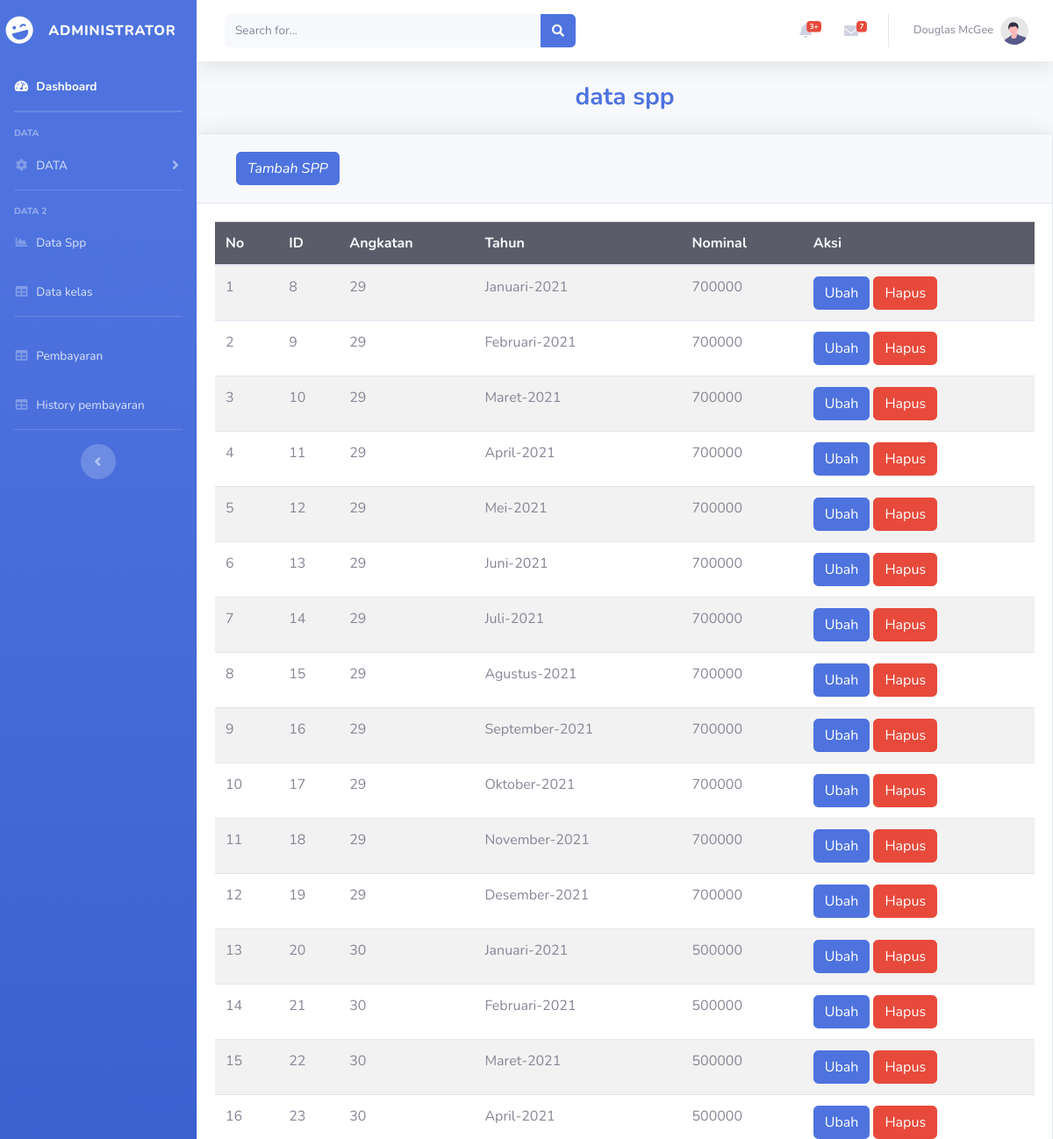
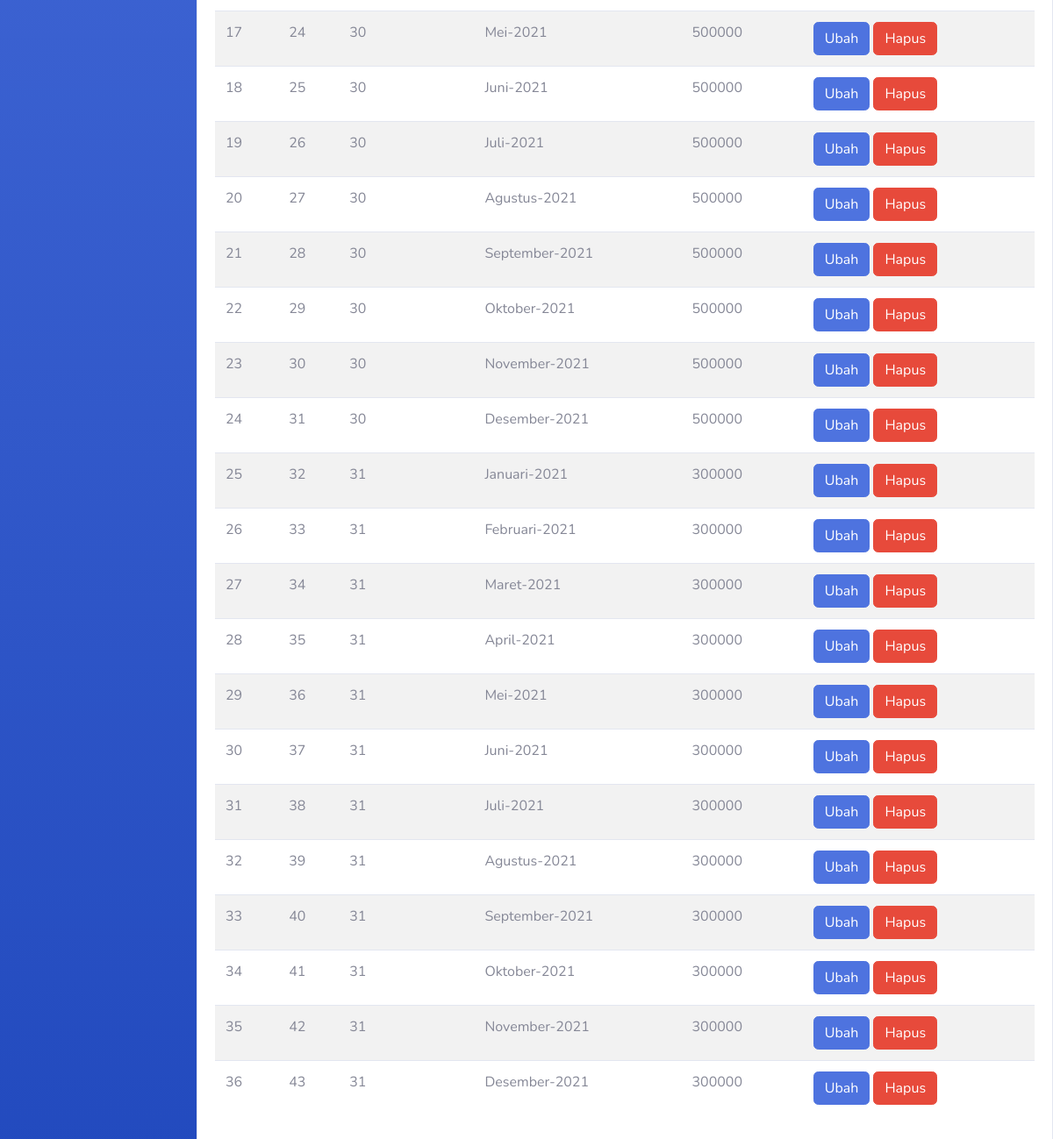
/administrator/data_spp.php (signed in), run on the app's committed database (2 pictures, top to bottom).
### tables this page shows
CREATE TABLE `spp` (
  `id_spp` int(11) NOT NULL,
  `angkatan` int(2) NOT NULL,
  `tahun` varchar(225) NOT NULL,
  `nominal` int(11) NOT NULL
);

### administrator/data_spp.php (the view, shortened to what this page needs)
<!DOCTYPE html>
<html lang="en">
<head>
    <link href="vendor/fontawesome-free/css/all.min.css" rel="stylesheet" type="text/css">
    <link href="css/sb-admin-2.min.css" rel="stylesheet">
</head>
<body id="page-top">
    <div id="wrapper">
        <ul class="navbar-nav bg-gradient-primary sidebar sidebar-dark accordion" id="accordionSidebar">
            <a class="sidebar-brand d-flex align-items-center justify-content-center" href="halaman_administrator.php">
                <div class="sidebar-brand-icon rotate-n-15">
                    <i class="fas fa-laugh-wink"></i>
                </div>
                <div class="sidebar-brand-text mx-3">ADMINISTRATOR</div>
            </a>
             <li class="nav-item active">
                <a class="nav-link" href="halaman_administrator.php">
                    <i class="fas fa-fw fa-tachometer-alt"></i>
                    <span>Dashboard</span></a>
            </li>
            <hr class="sidebar-divider my-0">
            <hr class="sidebar-divider">
            <div class="sidebar-heading">
                DATA
            </div>
            <li class="nav-item">
                <a class="nav-link collapsed" href="#" data-toggle="collapse" data-target="#collapseUtilities"
                    aria-expanded="true" aria-controls="collapseUtilities">
                    <i class="fas fa-fw fa-cog"></i>
                    <span>DATA</span>
                </a>
            </li>
            <hr class="sidebar-divider">
            <div class="sidebar-heading">
                Data 2
            </div>
            <li class="nav-item">
                <a class="nav-link" href="data_spp.php">
                    <i class="fas fa-fw fa-chart-area"></i>
                    <span>Data Spp</span></a>
            </li>
            <li class="nav-item">
                <a class="nav-link" href="data_kelas.php">
                    <i class="fas fa-fw fa-table"></i>
                    <span>Data kelas</span></a>
            </li>
            <hr class="sidebar-divider">
            <li class="nav-item">
                <a class="nav-link" href="pembayaran.php">
                    <i class="fas fa-fw fa-table"></i>
                    <span>Pembayaran</span></a>
            </li>
            <li class="nav-item">
                <a class="nav-link" href="history.php">
                    <i class="fas fa-fw fa-table"></i>
                    <span>History pembayaran</span></a>
            </li>
            <hr class="sidebar-divider d-none d-md-block">
            <div class="text-center d-none d-md-inline">
                <button class="rounded-circle border-0" id="sidebarToggle"></button>
            </div>
        </ul>
        <div id="content-wrapper" class="d-flex flex-column">
            <div id="content">
                <nav class="navbar navbar-expand navbar-light bg-white topbar mb-4 static-top shadow">
                    <form
                        class="d-none d-sm-inline-block form-inline mr-auto ml-md-3 my-2 my-md-0 mw-100 navbar-search">
                        <div class="input-group">
                            <input type="text" class="form-control bg-light border-0 small" placeholder="Search for..."
                                aria-label="Search" aria-describedby="basic-addon2">
                            <div class="input-group-append">
                                <button class="btn btn-primary" type="button">
                                    <i class="fas fa-search fa-sm"></i>
                                </button>
                            </div>
                        </div>
                    </form>
                    <ul class="navbar-nav ml-auto">
                        <li class="nav-item dropdown no-arrow mx-1">
                            <a class="nav-link dropdown-toggle" href="#" id="alertsDropdown" role="button"
                                data-toggle="dropdown" aria-haspopup="true" aria-expanded="false">
                                <i class="fas fa-bell fa-fw"></i>
                                <span class="badge badge-danger badge-counter">3+</span>
                            </a>
                        </li>
                        <li class="nav-item dropdown no-arrow mx-1">
                            <a class="nav-link dropdown-toggle" href="#" id="messagesDropdown" role="button"
                                data-toggle="dropdown" aria-haspopup="true" aria-expanded="false">
                                <i class="fas fa-envelope fa-fw"></i>
                                <span class="badge badge-danger badge-counter">7</span>
                            </a>
                        </li>
                        <li class="nav-item dropdown no-arrow">
                            <a class="nav-link dropdown-toggle" href="#" id="userDropdown" role="button"
                                data-toggle="dropdown" aria-haspopup="true" aria-expanded="false">
                                <span class="mr-2 d-none d-lg-inline text-gray-600 small">Douglas McGee</span>
                                <img class="img-profile rounded-circle"
                                    src="img/undraw_profile.svg">
                            </a>
                        </li>
                    </ul>
                </nav>
            <h3 align="center"; class="m-0 font-weight-bold text-primary">data spp</h3><br>
            <div class="card shadow mb-4">
                    <div class="card-header py-3 ">
                    <a class="dropdown-item" href="#" data-toggle="modal" data-target="#tambah_spp">
                                    <i class="btn btn-primary">Tambah SPP</i>
                                </a>
                    </div>
                        <div class="card-body">
                            <div class="table-responsive">
                                <table class="table table-hover table-striped">
                                <thead class="bg-dark text-light">
                                    <th>No</th><th>ID</th><th>Angkatan</th>
                                    <th>Tahun</th><th>Nominal</th><th>Aksi</th>
                                </thead>
                                <?php
                                include '../koneksi.php';
                                $tampil_spp=mysqli_query($sambung,"select * from spp");
                                $no=0;
                                while($data_spp=mysqli_fetch_array($tampil_spp)){
                                    $no++;?>
                                    <tr>
                                    <td><?=$no?></td>
                                    <td><?=$data_spp['id_spp']?></td>
                                    <td><?=$data_spp['angkatan']?></td>
                                    <td><?=$data_spp['tahun']?></td>
                                    <td><?=$data_spp['nominal']?></td>
                                    <td>
                                        <a href="?id_spp=<?=$data_spp['id_spp']?>" data-toggle="modal" data-target="#ubah_spp"><input type="button" class="btn btn-primary" value="Ubah"></a>
                                        <a href="../4proses_spp/proses_delete_spp.php?id_spp=<?=$data_spp['id_spp']?>" onclick="return confirm('Apakah yakin ingin menghapus data ini')"><input type="button" class="btn btn-danger" value="Hapus"></a>
                                    </td>
                                    </tr>
                                    <?php
                                }
                                ?>
                                </table>
                            </div>
                        </div>
                    </div>
</body>
</html>

### data on the page
spp: id_spp "8", angkatan "29", tahun "Januari-2021", nominal "700000"
spp: id_spp "9", angkatan "29", tahun "Februari-2021", nominal "700000"
spp: id_spp "10", angkatan "29", tahun "Maret-2021", nominal "700000"
spp: id_spp "11", angkatan "29", tahun "April-2021", nominal "700000"
spp: id_spp "12", angkatan "29", tahun "Mei-2021", nominal "700000"
spp: id_spp "13", angkatan "29", tahun "Juni-2021", nominal "700000"
spp: id_spp "14", angkatan "29", tahun "Juli-2021", nominal "700000"
spp: id_spp "15", angkatan "29", tahun "Agustus-2021", nominal "700000"
spp: id_spp "16", angkatan "29", tahun "September-2021", nominal "700000"
spp: id_spp "17", angkatan "29", tahun "Oktober-2021", nominal "700000"
spp: id_spp "18", angkatan "29", tahun "November-2021", nominal "700000"
spp: id_spp "19", angkatan "29", tahun "Desember-2021", nominal "700000"
spp: id_spp "20", angkatan "30", tahun "Januari-2021", nominal "500000"
spp: id_spp "21", angkatan "30", tahun "Februari-2021", nominal "500000"
spp: id_spp "22", angkatan "30", tahun "Maret-2021", nominal "500000"
spp: id_spp "23", angkatan "30", tahun "April-2021", nominal "500000"
spp: id_spp "24", angkatan "30", tahun "Mei-2021", nominal "500000"
spp: id_spp "25", angkatan "30", tahun "Juni-2021", nominal "500000"
spp: id_spp "26", angkatan "30", tahun "Juli-2021", nominal "500000"
spp: id_spp "27", angkatan "30", tahun "Agustus-2021", nominal "500000"
spp: id_spp "28", angkatan "30", tahun "September-2021", nominal "500000"
spp: id_spp "29", angkatan "30", tahun "Oktober-2021", nominal "500000"
spp: id_spp "30", angkatan "30", tahun "November-2021", nominal "500000"
spp: id_spp "31", angkatan "30", tahun "Desember-2021", nominal "500000"
spp: id_spp "32", angkatan "31", tahun "Januari-2021", nominal "300000"
spp: id_spp "33", angkatan "31", tahun "Februari-2021", nominal "300000"
spp: id_spp "34", angkatan "31", tahun "Maret-2021", nominal "300000"
spp: id_spp "35", angkatan "31", tahun "April-2021", nominal "300000"
spp: id_spp "36", angkatan "31", tahun "Mei-2021", nominal "300000"
spp: id_spp "37", angkatan "31", tahun "Juni-2021", nominal "300000"
spp: id_spp "38", angkatan "31", tahun "Juli-2021", nominal "300000"
spp: id_spp "39", angkatan "31", tahun "Agustus-2021", nominal "300000"
spp: id_spp "40", angkatan "31", tahun "September-2021", nominal "300000"
spp: id_spp "41", angkatan "31", tahun "Oktober-2021", nominal "300000"
spp: id_spp "42", angkatan "31", tahun "November-2021", nominal "300000"
spp: id_spp "43", angkatan "31", tahun "Desember-2021", nominal "300000"
